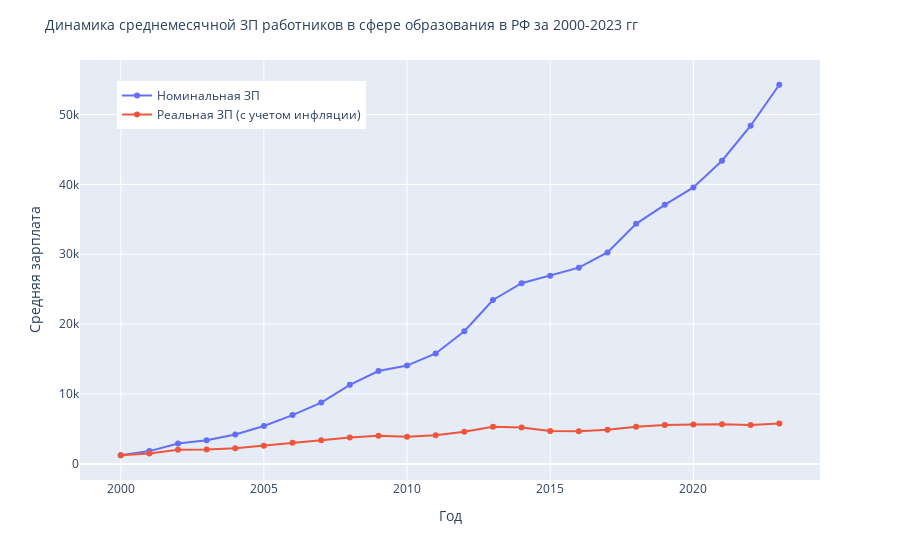

Write notebook code for a chart like this one.
### Code cell
# образование

fig3 = px.line(my_df,
               x=my_df.index,
               y=my_df.columns[[1, 5]],
               labels={
                   'index': 'Год',
                   'value': 'Средняя зарплата',
                   'variable': 'Вид деятельности'
               },
               markers=True)
fig3.update_layout(
    title=
    'Динамика среднемесячной ЗП работников в сфере образования в РФ за 2000-2023 гг',
    title_font_size=14,
    legend=dict(orientation="v",
                yanchor="top",
                y=0.95,
                xanchor="left",
                x=0.05,
                title_text=''))

newnames = {
    'Образование': 'Номинальная ЗП',
    'Образование (с учетом инфляции)': 'Реальная ЗП (с учетом инфляции)'
}
fig3.for_each_trace(lambda t: t.update(name=newnames[t.name],
                                       legendgroup=newnames[t.name],
                                       hovertemplate=t.hovertemplate.replace(
                                           t.name, newnames[t.name])))
fig3.show()

### Figure 1 — Plotly figure (JSON) as saved in the notebook; plotly's stock layout.template omitted (floating-point values rounded to 4 significant figures)
{"data": [{"hovertemplate": "Вид деятельности=Номинальная ЗП<br>Год=%{x}<br>Средняя зарплата=%{y}<extra></extra>", "legendgroup": "Номинальная ЗП", "line": {"color": "#636efa", "dash": "solid"}, "marker": {"symbol": "circle"}, "mode": "lines+markers", "name": "Номинальная ЗП", "orientation": "v", "showlegend": true, "type": "scatter", "x": [2000, 2001, 2002, 2003, 2004, 2005, 2006, 2007, 2008, 2009, 2010, 2011, 2012, 2013, 2014, 2015, 2016, 2017, 2018, 2019, 2020, 2021, 2022, 2023], "xaxis": "x", "y": [1240.0, 1833, 2927.0, 3387.0, 4203.0, 5430.0, 6983.0, 8778.0, 11320.0, 13290.0, 14080.0, 15810.0, 19000.0, 23460.0, 25862, 26928, 28088, 30260.0, 34361, 37070.0, 39563, 43390.0, 48400.0, 54260.0], "yaxis": "y"}, {"hovertemplate": "Вид деятельности=Реальная ЗП (с учетом инфляции)<br>Год=%{x}<br>Средняя зарплата=%{y}<extra></extra>", "legendgroup": "Реальная ЗП (с учетом инфляции)", "line": {"color": "#EF553B", "dash": "solid"}, "marker": {"symbol": "circle"}, "mode": "lines+markers", "name": "Реальная ЗП (с учетом инфляции)", "orientation": "v", "showlegend": true, "type": "scatter", "x": [2000, 2001, 2002, 2003, 2004, 2005, 2006, 2007, 2008, 2009, 2010, 2011, 2012, 2013, 2014, 2015, 2016, 2017, 2018, 2019, 2020, 2021, 2022, 2023], "xaxis": "x", "y": [1240.0, 1492.0, 2024.0, 2061.0, 2258.0, 2599.0, 3041.0, 3369.0, 3767.0, 4035.0, 3898.0, 4111.0, 4614.0, 5331.0, 5209.0, 4724.0, 4662.0, 4896.0, 5322.0, 5567.0, 5649.0, 5676.0, 5577.0, 5788.0], "yaxis": "y"}], "layout": {"legend": {"orientation": "v", "title": {"text": ""}, "tracegroupgap": 0, "x": 0.05, "xanchor": "left", "y": 0.95, "yanchor": "top"}, "margin": {"t": 60}, "title": {"font": {"size": 14}, "text": "Динамика среднемесячной ЗП работников в сфере образования в РФ за 2000-2023 гг"}, "xaxis": {"anchor": "y", "domain": [0, 1], "title": {"text": "Год"}}, "yaxis": {"anchor": "x", "domain": [0, 1], "title": {"text": "Средняя зарплата"}}}}
